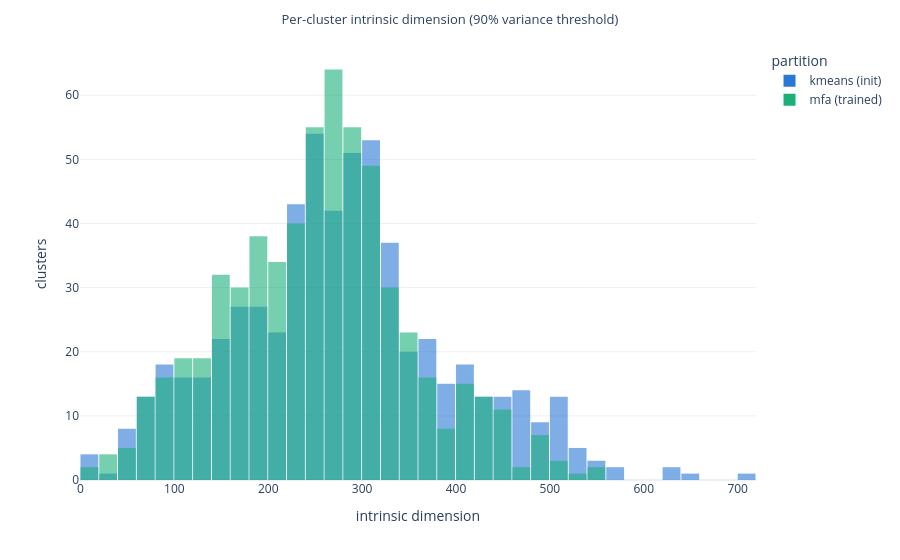

The notebook cell saved with this chart:
### Markdown cell above
How is it possibile that valid = 1000?

### Code cell
if not HAVE_IDS:
    display(Markdown("**Skipped:** missing one or both intrinsic-dim artifacts."))
else:
    id_km_obj = torch.load(KMEANS_ID_PATH, map_location="cpu")
    id_mfa_obj = torch.load(MFA_ID_PATH, map_location="cpu")

    assert int(id_km_obj["K"]) == int(id_mfa_obj["K"]) == K, (id_km_obj["K"], id_mfa_obj["K"], K)
    assert id_km_obj["variance_threshold"] == id_mfa_obj["variance_threshold"], (
        id_km_obj["variance_threshold"],
        id_mfa_obj["variance_threshold"],
    )
    VAR_THRESHOLD = float(id_km_obj["variance_threshold"])

    id_km = id_km_obj["intrinsic_dims"].to(torch.long).numpy()
    id_mfa = id_mfa_obj["intrinsic_dims"].to(torch.long).numpy()
    valid = (id_km > 0) & (id_mfa > 0)
    print(
        f"variance threshold: {VAR_THRESHOLD}, "
        f"model_kind: kmeans={id_km_obj.get('model_kind')}, mfa={id_mfa_obj.get('model_kind')}"
    )
    print(f"clusters with valid ID in both: {int(valid.sum())}/{K}")

    id_summary = pd.DataFrame(
        [
            {
                "partition": name,
                "mean": vals.mean(),
                "median": np.median(vals),
                "p10": np.quantile(vals, 0.1),
                "p90": np.quantile(vals, 0.9),
                "min": vals.min(),
                "max": vals.max(),
            }
            for name, vals in [("kmeans (init)", id_km[valid]), ("mfa (trained)", id_mfa[valid])]
        ]
    )
    display(id_summary)

    if px is not None:
        id_long = pd.DataFrame(
            {
                "intrinsic_dim": np.concatenate([id_km[valid], id_mfa[valid]]),
                "partition": ["kmeans (init)"] * int(valid.sum()) + ["mfa (trained)"] * int(valid.sum()),
            }
        )
        fig = px.histogram(
            id_long,
            x="intrinsic_dim",
            color="partition",
            nbins=60,
            barmode="overlay",
            opacity=0.6,
            title=f"Per-cluster intrinsic dimension ({VAR_THRESHOLD:.0%} variance threshold)",
            color_discrete_map={"kmeans (init)": COLOR_KMEANS, "mfa (trained)": COLOR_MFA},
            template=PLOT_TEMPLATE,
        )
        fig.update_layout(xaxis_title="intrinsic dimension", yaxis_title="clusters", bargap=0.05)
        save_fig(fig, "intrinsic_dim_hist")
        fig.show()

### Figure 1 — Plotly figure (JSON) as saved in the notebook; plotly's stock layout.template omitted (floating-point values rounded to 4 significant figures; data arrays with more than 128 entries replaced by an {"elided": "..."} marker saying what was removed)
{"data": [{"bingroup": "x", "hovertemplate": "partition=kmeans (init)<br>intrinsic_dim=%{x}<br>count=%{y}<extra></extra>", "legendgroup": "kmeans (init)", "marker": {"color": "#2a78d6", "opacity": 0.6, "pattern": {"shape": ""}}, "name": "kmeans (init)", "nbinsx": 60, "orientation": "v", "showlegend": true, "type": "histogram", "x": {"elided": "606 int values"}, "xaxis": "x", "yaxis": "y"}, {"bingroup": "x", "hovertemplate": "partition=mfa (trained)<br>intrinsic_dim=%{x}<br>count=%{y}<extra></extra>", "legendgroup": "mfa (trained)", "marker": {"color": "#1baf7a", "opacity": 0.6, "pattern": {"shape": ""}}, "name": "mfa (trained)", "nbinsx": 60, "orientation": "v", "showlegend": true, "type": "histogram", "x": {"elided": "606 int values"}, "xaxis": "x", "yaxis": "y"}], "layout": {"bargap": 0.05, "barmode": "overlay", "legend": {"title": {"text": "partition"}, "tracegroupgap": 0}, "margin": {"t": 48}, "title": {"font": {"size": 13}, "text": "Per-cluster intrinsic dimension (90% variance threshold)", "x": 0.5}, "xaxis": {"anchor": "y", "domain": [0, 1], "title": {"text": "intrinsic dimension"}}, "yaxis": {"anchor": "x", "domain": [0, 1], "title": {"text": "clusters"}}}}
